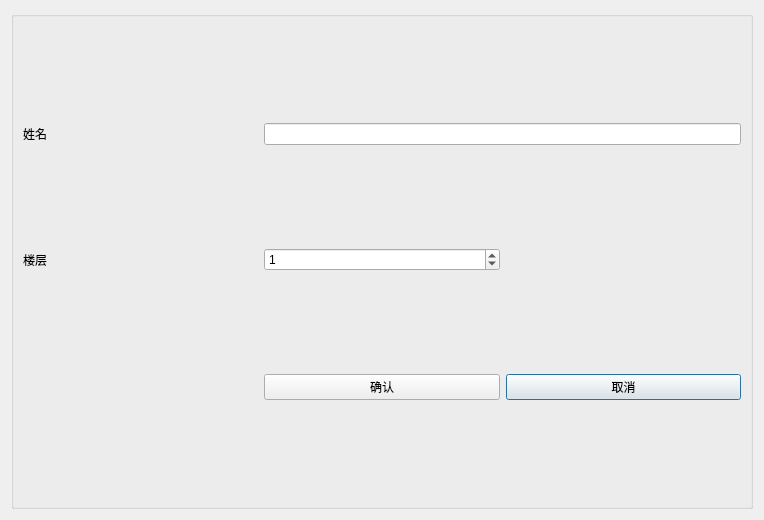
<?xml version="1.0" encoding="UTF-8"?>
<ui version="4.0">
 <class>EmployeeDialog</class>
 <widget class="QDialog" name="EmployeeDialog">
  <property name="geometry">
   <rect>
    <x>0</x>
    <y>0</y>
    <width>764</width>
    <height>520</height>
   </rect>
  </property>
  <property name="windowTitle">
   <string>EmployeeDialog</string>
  </property>
  <layout class="QGridLayout" name="gridLayout_2">
   <item row="0" column="0">
    <widget class="QGroupBox" name="groupBox">
     <property name="title">
      <string/>
     </property>
     <layout class="QGridLayout" name="gridLayout">
      <item row="0" column="0">
       <widget class="QLabel" name="label">
        <property name="text">
         <string>姓名</string>
        </property>
       </widget>
      </item>
      <item row="0" column="1" colspan="2">
       <widget class="QLineEdit" name="lineEdit"/>
      </item>
      <item row="1" column="0">
       <widget class="QLabel" name="label_2">
        <property name="text">
         <string>楼层</string>
        </property>
       </widget>
      </item>
      <item row="2" column="2">
       <widget class="QPushButton" name="pushButton_2">
        <property name="text">
         <string>取消</string>
        </property>
       </widget>
      </item>
      <item row="2" column="1">
       <widget class="QPushButton" name="pushButton">
        <property name="text">
         <string>确认</string>
        </property>
       </widget>
      </item>
      <item row="1" column="1">
       <widget class="QSpinBox" name="spinBox">
        <property name="value">
         <number>1</number>
        </property>
       </widget>
      </item>
     </layout>
    </widget>
   </item>
  </layout>
 </widget>
 <resources/>
 <connections>
  <connection>
   <sender>pushButton</sender>
   <signal>clicked()</signal>
   <receiver>EmployeeDialog</receiver>
   <slot>accept()</slot>
   <hints>
    <hint type="sourcelabel">
     <x>381</x>
     <y>383</y>
    </hint>
    <hint type="destinationlabel">
     <x>381</x>
     <y>259</y>
    </hint>
   </hints>
  </connection>
  <connection>
   <sender>pushButton_2</sender>
   <signal>clicked()</signal>
   <receiver>EmployeeDialog</receiver>
   <slot>reject()</slot>
   <hints>
    <hint type="sourcelabel">
     <x>621</x>
     <y>383</y>
    </hint>
    <hint type="destinationlabel">
     <x>381</x>
     <y>259</y>
    </hint>
   </hints>
  </connection>
 </connections>
</ui>
